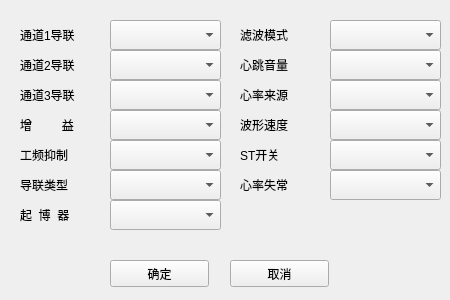
<?xml version="1.0" encoding="UTF-8"?>
<ui version="4.0">
 <class>Set_xindian</class>
 <widget class="QWidget" name="Set_xindian">
  <property name="geometry">
   <rect>
    <x>0</x>
    <y>0</y>
    <width>450</width>
    <height>300</height>
   </rect>
  </property>
  <property name="windowTitle">
   <string>心电设置</string>
  </property>
  <widget class="QLabel" name="label">
   <property name="geometry">
    <rect>
     <x>20</x>
     <y>25</y>
     <width>70</width>
     <height>20</height>
    </rect>
   </property>
   <property name="text">
    <string>通道1导联</string>
   </property>
  </widget>
  <widget class="QComboBox" name="comboBox">
   <property name="geometry">
    <rect>
     <x>110</x>
     <y>20</y>
     <width>111</width>
     <height>30</height>
    </rect>
   </property>
   <property name="maxVisibleItems">
    <number>7</number>
   </property>
  </widget>
  <widget class="QComboBox" name="comboBox_2">
   <property name="geometry">
    <rect>
     <x>330</x>
     <y>20</y>
     <width>111</width>
     <height>30</height>
    </rect>
   </property>
   <property name="maxVisibleItems">
    <number>11</number>
   </property>
  </widget>
  <widget class="QLabel" name="label_2">
   <property name="geometry">
    <rect>
     <x>240</x>
     <y>25</y>
     <width>70</width>
     <height>20</height>
    </rect>
   </property>
   <property name="text">
    <string>滤波模式</string>
   </property>
  </widget>
  <widget class="QComboBox" name="comboBox_3">
   <property name="geometry">
    <rect>
     <x>330</x>
     <y>50</y>
     <width>111</width>
     <height>30</height>
    </rect>
   </property>
   <property name="maxVisibleItems">
    <number>3</number>
   </property>
  </widget>
  <widget class="QLabel" name="label_3">
   <property name="geometry">
    <rect>
     <x>20</x>
     <y>55</y>
     <width>70</width>
     <height>20</height>
    </rect>
   </property>
   <property name="text">
    <string>通道2导联</string>
   </property>
  </widget>
  <widget class="QLabel" name="label_4">
   <property name="geometry">
    <rect>
     <x>240</x>
     <y>55</y>
     <width>70</width>
     <height>20</height>
    </rect>
   </property>
   <property name="text">
    <string>心跳音量</string>
   </property>
  </widget>
  <widget class="QComboBox" name="comboBox_4">
   <property name="geometry">
    <rect>
     <x>110</x>
     <y>50</y>
     <width>111</width>
     <height>30</height>
    </rect>
   </property>
   <property name="maxVisibleItems">
    <number>3</number>
   </property>
  </widget>
  <widget class="QComboBox" name="comboBox_5">
   <property name="geometry">
    <rect>
     <x>330</x>
     <y>80</y>
     <width>111</width>
     <height>30</height>
    </rect>
   </property>
   <property name="maxVisibleItems">
    <number>3</number>
   </property>
  </widget>
  <widget class="QLabel" name="label_5">
   <property name="geometry">
    <rect>
     <x>240</x>
     <y>85</y>
     <width>70</width>
     <height>20</height>
    </rect>
   </property>
   <property name="text">
    <string>心率来源</string>
   </property>
  </widget>
  <widget class="QComboBox" name="comboBox_6">
   <property name="geometry">
    <rect>
     <x>110</x>
     <y>80</y>
     <width>111</width>
     <height>30</height>
    </rect>
   </property>
   <property name="maxVisibleItems">
    <number>3</number>
   </property>
  </widget>
  <widget class="QLabel" name="label_6">
   <property name="geometry">
    <rect>
     <x>20</x>
     <y>85</y>
     <width>70</width>
     <height>20</height>
    </rect>
   </property>
   <property name="text">
    <string>通道3导联</string>
   </property>
  </widget>
  <widget class="QComboBox" name="comboBox_7">
   <property name="geometry">
    <rect>
     <x>330</x>
     <y>110</y>
     <width>111</width>
     <height>30</height>
    </rect>
   </property>
   <property name="maxVisibleItems">
    <number>3</number>
   </property>
  </widget>
  <widget class="QLabel" name="label_7">
   <property name="geometry">
    <rect>
     <x>240</x>
     <y>115</y>
     <width>70</width>
     <height>20</height>
    </rect>
   </property>
   <property name="text">
    <string>波形速度</string>
   </property>
  </widget>
  <widget class="QComboBox" name="comboBox_8">
   <property name="geometry">
    <rect>
     <x>110</x>
     <y>110</y>
     <width>111</width>
     <height>30</height>
    </rect>
   </property>
   <property name="maxVisibleItems">
    <number>4</number>
   </property>
  </widget>
  <widget class="QLabel" name="label_8">
   <property name="geometry">
    <rect>
     <x>20</x>
     <y>115</y>
     <width>70</width>
     <height>20</height>
    </rect>
   </property>
   <property name="text">
    <string>增         益</string>
   </property>
  </widget>
  <widget class="QComboBox" name="comboBox_9">
   <property name="geometry">
    <rect>
     <x>330</x>
     <y>140</y>
     <width>111</width>
     <height>30</height>
    </rect>
   </property>
   <property name="maxVisibleItems">
    <number>2</number>
   </property>
  </widget>
  <widget class="QLabel" name="label_9">
   <property name="geometry">
    <rect>
     <x>240</x>
     <y>145</y>
     <width>70</width>
     <height>20</height>
    </rect>
   </property>
   <property name="text">
    <string>ST开关</string>
   </property>
  </widget>
  <widget class="QComboBox" name="comboBox_10">
   <property name="geometry">
    <rect>
     <x>110</x>
     <y>140</y>
     <width>111</width>
     <height>30</height>
    </rect>
   </property>
   <property name="maxVisibleItems">
    <number>2</number>
   </property>
  </widget>
  <widget class="QLabel" name="label_10">
   <property name="geometry">
    <rect>
     <x>20</x>
     <y>145</y>
     <width>70</width>
     <height>20</height>
    </rect>
   </property>
   <property name="text">
    <string>工频抑制</string>
   </property>
  </widget>
  <widget class="QComboBox" name="comboBox_11">
   <property name="geometry">
    <rect>
     <x>330</x>
     <y>170</y>
     <width>111</width>
     <height>30</height>
    </rect>
   </property>
   <property name="maxVisibleItems">
    <number>2</number>
   </property>
  </widget>
  <widget class="QComboBox" name="comboBox_12">
   <property name="geometry">
    <rect>
     <x>110</x>
     <y>170</y>
     <width>111</width>
     <height>30</height>
    </rect>
   </property>
   <property name="maxVisibleItems">
    <number>2</number>
   </property>
  </widget>
  <widget class="QLabel" name="label_11">
   <property name="geometry">
    <rect>
     <x>240</x>
     <y>175</y>
     <width>70</width>
     <height>20</height>
    </rect>
   </property>
   <property name="text">
    <string>心率失常</string>
   </property>
  </widget>
  <widget class="QLabel" name="label_12">
   <property name="geometry">
    <rect>
     <x>20</x>
     <y>175</y>
     <width>70</width>
     <height>20</height>
    </rect>
   </property>
   <property name="text">
    <string>导联类型</string>
   </property>
  </widget>
  <widget class="QLabel" name="label_14">
   <property name="geometry">
    <rect>
     <x>20</x>
     <y>205</y>
     <width>70</width>
     <height>20</height>
    </rect>
   </property>
   <property name="text">
    <string>起  博  器</string>
   </property>
  </widget>
  <widget class="QComboBox" name="comboBox_14">
   <property name="geometry">
    <rect>
     <x>110</x>
     <y>200</y>
     <width>111</width>
     <height>30</height>
    </rect>
   </property>
   <property name="maxVisibleItems">
    <number>2</number>
   </property>
  </widget>
  <widget class="QPushButton" name="pushButton_2">
   <property name="geometry">
    <rect>
     <x>230</x>
     <y>260</y>
     <width>99</width>
     <height>27</height>
    </rect>
   </property>
   <property name="text">
    <string>取消</string>
   </property>
  </widget>
  <widget class="QPushButton" name="pushButton">
   <property name="geometry">
    <rect>
     <x>110</x>
     <y>260</y>
     <width>99</width>
     <height>27</height>
    </rect>
   </property>
   <property name="text">
    <string>确定</string>
   </property>
  </widget>
 </widget>
 <resources/>
 <connections/>
</ui>
